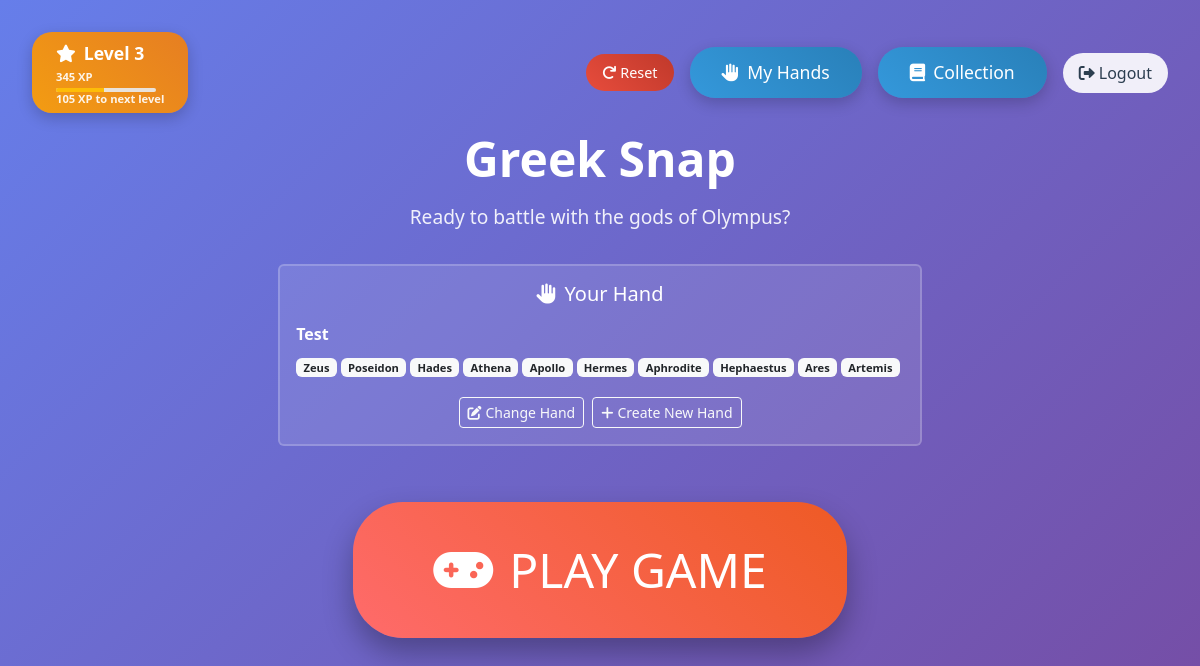
Before: / (signed in) with the older database file.
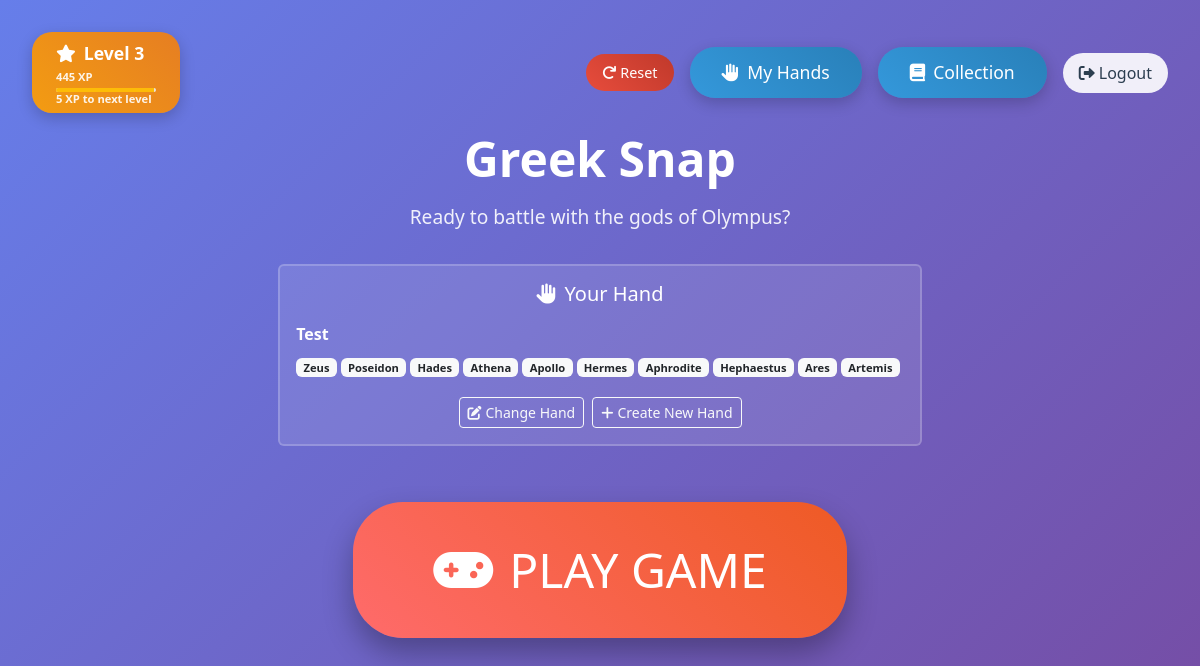
After: the same page with the newer database file.
### main.py (models this page shows)
class User(UserMixin, db.Model):
    __tablename__ = "users"
    id: Mapped[int] = mapped_column(Integer, primary_key=True)
    email: Mapped[str] = mapped_column(String(100), unique=True)
    password: Mapped[str] = mapped_column(String(100))
    date_of_signup: Mapped[Date] = mapped_column(Date)
    xp: Mapped[int] = mapped_column(Integer, default=0)  # XP points
    last_daily_win: Mapped[Date] = mapped_column(Date, nullable=True)  # Track daily win bonus
    misc1: Mapped[str] = mapped_column(String(100), nullable=True)
    misc2: Mapped[str] = mapped_column(String(100), nullable=True)
    misc3: Mapped[str] = mapped_column(String(100), nullable=True)
    collection = relationship("UserCollection", back_populates="user", uselist=False)

### main.py (the view, shortened to what this page needs)
@app.route('/')
def index():
    if current_user.is_authenticated:
        user_level = XPSystem.get_level_from_xp(current_user.xp)
        xp_for_next = XPSystem.get_xp_for_next_level(current_user.xp)
        progress = XPSystem.get_progress_to_next_level(current_user.xp)
        user_collection = UserCollection.query.filter_by(user_id=current_user.id).first()
        if user_collection and user_collection.unlocked_cards is not None:
            unlocked_cards = user_collection.unlocked_cards if isinstance(user_collection.unlocked_cards, list) else []
        else:
            unlocked_cards = []
        pending_rewards = XPSystem.get_pending_rewards(current_user.xp, unlocked_cards)
        from xp_system import LEVEL_REWARDS, LEVEL_XP_REQUIREMENTS
        card_id_to_name = {card['id']: card['name'] for card in CHARACTERS}
        return render_template('index.html',
                             user=current_user,
                             level=user_level,
                             xp=current_user.xp,
                             xp_for_next=xp_for_next,
                             progress=progress,
                             pending_rewards=pending_rewards,
                             level_rewards=LEVEL_REWARDS,
                             level_xp_requirements=LEVEL_XP_REQUIREMENTS,
                             card_id_to_name=card_id_to_name,
                             unlocked_cards=unlocked_cards)

### main.py (called while the page is built)
@login_manager.user_loader
def load_user(user_id):
    return db.get_or_404(User, user_id)

### xp_system.py (called while the page is built)
    @staticmethod
    def get_level_from_xp(xp):
        current_level = 1
        for level, required_xp in LEVEL_XP_REQUIREMENTS.items():
            if xp >= required_xp:
                current_level = level
            else:
                break
        return current_level

    @staticmethod
    def get_xp_for_next_level(current_xp):
        current_level = XPSystem.get_level_from_xp(current_xp)
        next_level = current_level + 1
        if next_level in LEVEL_XP_REQUIREMENTS:
            return LEVEL_XP_REQUIREMENTS[next_level] - current_xp
        else:
            return 0  # Max level reached

    @staticmethod
    def get_progress_to_next_level(current_xp):
        current_level = XPSystem.get_level_from_xp(current_xp)
        next_level = current_level + 1
        if next_level not in LEVEL_XP_REQUIREMENTS:
            return 100  # Max level reached
        current_level_xp = LEVEL_XP_REQUIREMENTS[current_level]
        next_level_xp = LEVEL_XP_REQUIREMENTS[next_level]
        xp_in_current_level = current_xp - current_level_xp
        xp_needed_for_next = next_level_xp - current_level_xp
        return min(100, (xp_in_current_level / xp_needed_for_next) * 100)

    @staticmethod
    def get_pending_rewards(user_xp, unlocked_cards):
        current_level = XPSystem.get_level_from_xp(user_xp)
        pending_rewards = []
        for level in range(1, current_level + 1):
            level_rewards = LEVEL_REWARDS.get(level, [])
            for card_id in level_rewards:
                if card_id not in unlocked_cards:
                    pending_rewards.append({
                        'level': level,
                        'card_id': card_id
                    })
        return pending_rewards

### templates/index.html (shortened to what this page needs)
<!DOCTYPE html>
<html lang="en">
<head>
    <link href="https://cdn.jsdelivr.net/npm/bootstrap@5.3.0/dist/css/bootstrap.min.css" rel="stylesheet">
    <link rel="stylesheet" href="{{ url_for('static', filename='css/style.css') }}">
    <link href="https://cdnjs.cloudflare.com/ajax/libs/font-awesome/6.0.0/css/all.min.css" rel="stylesheet">
</head>
<body>
    <div class="welcome-container">
        {% if user.is_authenticated %}
            <div class="top-bar">
                <div class="level-display {% if pending_rewards %}has-rewards{% endif %}"
                     onclick="showLevelRewards()"
                     style="position: relative;">
                    <i class="fas fa-star me-2"></i>Level {{ level }}
                    <div class="xp-info">
                        <small>{{ xp }} XP</small>
                        {% if xp_for_next > 0 %}
                            <div class="progress mt-1" style="height: 4px; width: 100px;">
                                <div class="progress-bar bg-warning" style="width: {{ progress }}%"></div>
                            </div>
                            <small>{{ xp_for_next }} XP to next level</small>
                        {% endif %}
                    </div>
                </div>
                <div class="top-controls">
                    <button class="reset-button" onclick="resetUser()" title="Reset all user data">
                        <i class="fas fa-redo me-1"></i>Reset
                    </button>
                    <a href="{{ url_for('create_hand') }}" class="collection-button">
                        <i class="fas fa-hand-paper me-2"></i>My Hands
                    </a>
                    <a href="{{ url_for('collection') }}" class="collection-button">
                        <i class="fas fa-book me-2"></i>Collection
                    </a>
                    <a href="{{ url_for('logout') }}" class="logout-button">
                        <i class="fas fa-sign-out-alt me-1"></i>Logout
                    </a>
                </div>
            </div>
            <div class="welcome-card">
                <h1 class="game-title">Greek Snap</h1>
                <p class="game-subtitle">Ready to battle with the gods of Olympus?</p>
                <div class="hand-selection-section mb-4">
                    <div class="card" style="background: rgba(255, 255, 255, 0.1); border: 2px solid rgba(255, 255, 255, 0.2);">
                        <div class="card-body">
                            <h5 class="text-white mb-3">
                                <i class="fas fa-hand-paper me-2"></i>Your Hand
                            </h5>
                            <div id="current-hand-display" class="mb-3">
                            </div>
                            <div class="d-flex gap-2 justify-content-center">
                                <button class="btn btn-outline-light btn-sm" onclick="showHandSelection()">
                                    <i class="fas fa-edit me-1"></i>Change Hand
                                </button>
                                <a href="{{ url_for('create_hand') }}" class="btn btn-outline-light btn-sm">
                                    <i class="fas fa-plus me-1"></i>Create New Hand
                                </a>
                            </div>
                        </div>
                    </div>
                </div>
                <div class="d-flex gap-3 justify-content-center">
                    <a href="{{ url_for('single_player_game') }}" class="big-play-button">
                        <i class="fas fa-gamepad me-3"></i>PLAY GAME
                    </a>
                </div>
            </div>
        {% endif %}
    </div>
</body>
</html>

### static/css/style.css (style rules this page uses)
body { background: #f8f9fa; min-height: 100vh; color: #333; }

### templates/index.html (style rules this page uses)
.welcome-container { min-height: 100vh; display: flex; align-items: center; justify-content: center; background: linear-gradient(135deg, #667eea 0%, #764ba2 100%); }
.welcome-card { text-align: center; }
.big-play-button { background: linear-gradient(45deg, #ff6b6b, #ee5a24); border: none; padding: 2rem 5rem; font-size: 3rem; border-radius: 50px; color: white; text-decoration: none; display: inline-block; transition: all 0.3s ease; box-shadow: 0 15px 30px rgba(0, 0, 0, 0.3); margin: 2rem 0; }
.collection-button { background: linear-gradient(45deg, #3498db, #2980b9); border: none; padding: 0.75rem 2rem; font-size: 1.1rem; border-radius: 25px; color: white; text-decoration: none; display: inline-block; transition: all 0.3s ease; box-shadow: 0 5px 15px rgba(0, 0, 0, 0.2); }
.game-title { color: white; font-size: 3rem; font-weight: bold; margin-bottom: 1rem; }
.game-subtitle { color: rgba(255, 255, 255, 0.9); font-size: 1.2rem; margin-bottom: 2rem; }
.level-display { background: linear-gradient(45deg, #f39c12, #e67e22); color: white; padding: 0.5rem 1.5rem; border-radius: 20px; font-weight: bold; font-size: 1.1rem; box-shadow: 0 5px 15px rgba(0, 0, 0, 0.2); cursor: pointer; transition: all 0.3s ease; }
.xp-info { margin-top: 0.25rem; font-size: 0.8rem; opacity: 0.9; }
.xp-info small { display: block; line-height: 1.2; }
.top-bar { position: absolute; top: 2rem; left: 2rem; right: 2rem; display: flex; justify-content: space-between; align-items: center; }
.logout-button { background: rgba(255, 255, 255, 0.9); border: none; padding: 0.5rem 1rem; border-radius: 20px; color: #2c3e50; text-decoration: none; transition: all 0.3s ease; }
.top-controls { display: flex; align-items: center; gap: 1rem; }
.reset-button { background: linear-gradient(45deg, #e74c3c, #c0392b); border: none; padding: 0.5rem 1rem; border-radius: 20px; color: white; text-decoration: none; transition: all 0.3s ease; font-size: 0.9rem; cursor: pointer; }

Changed rows visible on the page:
changed User: xp "345" → "445"
Other visible differences:
{{ progress }}: 47.5 → 97.5 (drawn)
{{ xp_for_next }}: "105" → "5"
